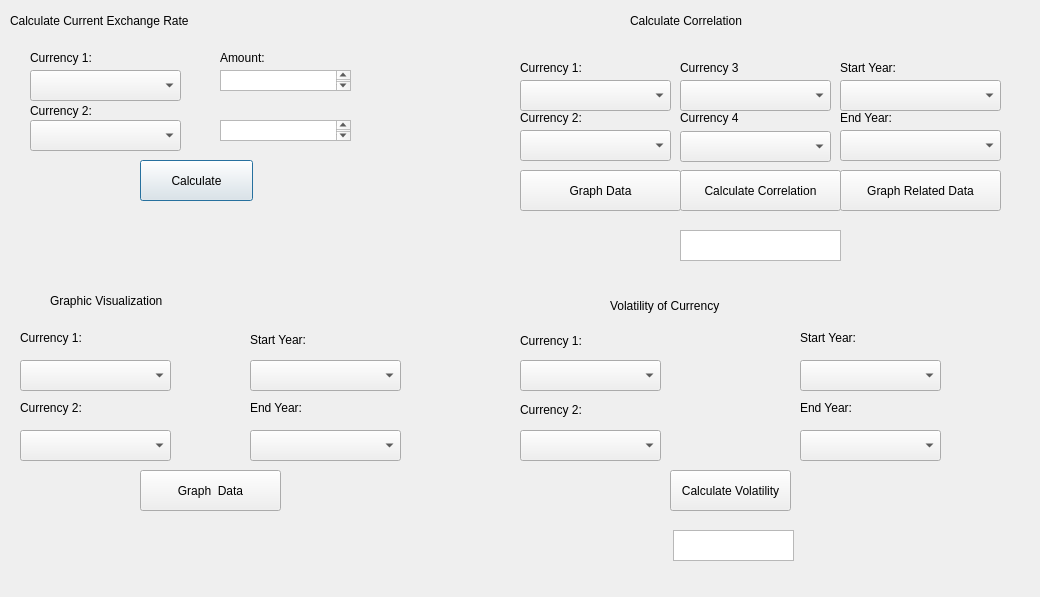
<?xml version="1.0" encoding="UTF-8"?>
<ui version="4.0">
 <class>Dialog</class>
 <widget class="QDialog" name="Dialog">
  <property name="geometry">
   <rect>
    <x>0</x>
    <y>0</y>
    <width>1040</width>
    <height>597</height>
   </rect>
  </property>
  <property name="windowTitle">
   <string>Dialog</string>
  </property>
  <property name="styleSheet">
   <string notr="true"/>
  </property>
  <widget class="QComboBox" name="comboBox">
   <property name="geometry">
    <rect>
     <x>30</x>
     <y>70</y>
     <width>151</width>
     <height>31</height>
    </rect>
   </property>
  </widget>
  <widget class="QComboBox" name="comboBox_2">
   <property name="geometry">
    <rect>
     <x>30</x>
     <y>120</y>
     <width>151</width>
     <height>31</height>
    </rect>
   </property>
  </widget>
  <widget class="QLabel" name="label">
   <property name="geometry">
    <rect>
     <x>10</x>
     <y>0</y>
     <width>531</width>
     <height>41</height>
    </rect>
   </property>
   <property name="styleSheet">
    <string notr="true">font: 26pt &quot;Georgia&quot;;</string>
   </property>
   <property name="text">
    <string>Calculate Current Exchange Rate</string>
   </property>
  </widget>
  <widget class="QPlainTextEdit" name="plainTextEdit">
   <property name="geometry">
    <rect>
     <x>220</x>
     <y>70</y>
     <width>131</width>
     <height>21</height>
    </rect>
   </property>
  </widget>
  <widget class="QPushButton" name="pushButton">
   <property name="geometry">
    <rect>
     <x>140</x>
     <y>160</y>
     <width>113</width>
     <height>41</height>
    </rect>
   </property>
   <property name="text">
    <string>Calculate</string>
   </property>
  </widget>
  <widget class="QTextEdit" name="textEdit">
   <property name="geometry">
    <rect>
     <x>220</x>
     <y>120</y>
     <width>131</width>
     <height>21</height>
    </rect>
   </property>
  </widget>
  <widget class="QLabel" name="label_2">
   <property name="geometry">
    <rect>
     <x>50</x>
     <y>280</y>
     <width>331</width>
     <height>41</height>
    </rect>
   </property>
   <property name="styleSheet">
    <string notr="true">font: 25pt &quot;Georgia&quot;;</string>
   </property>
   <property name="text">
    <string>Graphic Visualization</string>
   </property>
  </widget>
  <widget class="QComboBox" name="comboBox_3">
   <property name="geometry">
    <rect>
     <x>20</x>
     <y>360</y>
     <width>151</width>
     <height>31</height>
    </rect>
   </property>
  </widget>
  <widget class="QComboBox" name="comboBox_4">
   <property name="geometry">
    <rect>
     <x>20</x>
     <y>430</y>
     <width>151</width>
     <height>31</height>
    </rect>
   </property>
  </widget>
  <widget class="QLabel" name="label_3">
   <property name="geometry">
    <rect>
     <x>30</x>
     <y>50</y>
     <width>81</width>
     <height>16</height>
    </rect>
   </property>
   <property name="text">
    <string>Currency 1:</string>
   </property>
  </widget>
  <widget class="QLabel" name="label_4">
   <property name="geometry">
    <rect>
     <x>30</x>
     <y>100</y>
     <width>71</width>
     <height>21</height>
    </rect>
   </property>
   <property name="text">
    <string>Currency 2:</string>
   </property>
  </widget>
  <widget class="QLabel" name="label_5">
   <property name="geometry">
    <rect>
     <x>20</x>
     <y>330</y>
     <width>81</width>
     <height>16</height>
    </rect>
   </property>
   <property name="text">
    <string>Currency 1:</string>
   </property>
  </widget>
  <widget class="QComboBox" name="comboBox_5">
   <property name="geometry">
    <rect>
     <x>250</x>
     <y>360</y>
     <width>151</width>
     <height>31</height>
    </rect>
   </property>
  </widget>
  <widget class="QLabel" name="label_6">
   <property name="geometry">
    <rect>
     <x>250</x>
     <y>330</y>
     <width>71</width>
     <height>20</height>
    </rect>
   </property>
   <property name="text">
    <string>Start Year:</string>
   </property>
  </widget>
  <widget class="QComboBox" name="comboBox_6">
   <property name="geometry">
    <rect>
     <x>250</x>
     <y>430</y>
     <width>151</width>
     <height>31</height>
    </rect>
   </property>
  </widget>
  <widget class="QLabel" name="label_7">
   <property name="geometry">
    <rect>
     <x>20</x>
     <y>400</y>
     <width>81</width>
     <height>16</height>
    </rect>
   </property>
   <property name="text">
    <string>Currency 2:</string>
   </property>
  </widget>
  <widget class="QLabel" name="label_8">
   <property name="geometry">
    <rect>
     <x>250</x>
     <y>400</y>
     <width>60</width>
     <height>16</height>
    </rect>
   </property>
   <property name="text">
    <string>End Year:</string>
   </property>
  </widget>
  <widget class="QPushButton" name="pushButton_2">
   <property name="geometry">
    <rect>
     <x>140</x>
     <y>470</y>
     <width>141</width>
     <height>41</height>
    </rect>
   </property>
   <property name="text">
    <string>Graph  Data</string>
   </property>
  </widget>
  <widget class="QPushButton" name="pushButton_3">
   <property name="geometry">
    <rect>
     <x>840</x>
     <y>170</y>
     <width>161</width>
     <height>41</height>
    </rect>
   </property>
   <property name="text">
    <string>Graph Related Data</string>
   </property>
  </widget>
  <widget class="QPushButton" name="pushButton_4">
   <property name="geometry">
    <rect>
     <x>680</x>
     <y>170</y>
     <width>161</width>
     <height>41</height>
    </rect>
   </property>
   <property name="text">
    <string>Calculate Correlation</string>
   </property>
  </widget>
  <widget class="QLabel" name="label_10">
   <property name="geometry">
    <rect>
     <x>220</x>
     <y>50</y>
     <width>60</width>
     <height>16</height>
    </rect>
   </property>
   <property name="text">
    <string>Amount:</string>
   </property>
  </widget>
  <widget class="QLabel" name="label_16">
   <property name="geometry">
    <rect>
     <x>630</x>
     <y>0</y>
     <width>321</width>
     <height>41</height>
    </rect>
   </property>
   <property name="styleSheet">
    <string notr="true">font: 25pt &quot;Georgia&quot;;</string>
   </property>
   <property name="text">
    <string>Calculate Correlation</string>
   </property>
  </widget>
  <widget class="QComboBox" name="comboBox_11">
   <property name="geometry">
    <rect>
     <x>520</x>
     <y>80</y>
     <width>151</width>
     <height>31</height>
    </rect>
   </property>
  </widget>
  <widget class="QLabel" name="label_17">
   <property name="geometry">
    <rect>
     <x>520</x>
     <y>60</y>
     <width>81</width>
     <height>16</height>
    </rect>
   </property>
   <property name="text">
    <string>Currency 1:</string>
   </property>
  </widget>
  <widget class="QLabel" name="label_18">
   <property name="geometry">
    <rect>
     <x>520</x>
     <y>110</y>
     <width>81</width>
     <height>16</height>
    </rect>
   </property>
   <property name="text">
    <string>Currency 2:</string>
   </property>
  </widget>
  <widget class="QComboBox" name="comboBox_12">
   <property name="geometry">
    <rect>
     <x>520</x>
     <y>130</y>
     <width>151</width>
     <height>31</height>
    </rect>
   </property>
  </widget>
  <widget class="QPushButton" name="pushButton_7">
   <property name="geometry">
    <rect>
     <x>520</x>
     <y>170</y>
     <width>161</width>
     <height>41</height>
    </rect>
   </property>
   <property name="text">
    <string>Graph Data</string>
   </property>
  </widget>
  <widget class="QComboBox" name="comboBox_15">
   <property name="geometry">
    <rect>
     <x>840</x>
     <y>130</y>
     <width>161</width>
     <height>31</height>
    </rect>
   </property>
  </widget>
  <widget class="QLabel" name="label_23">
   <property name="geometry">
    <rect>
     <x>840</x>
     <y>110</y>
     <width>71</width>
     <height>16</height>
    </rect>
   </property>
   <property name="text">
    <string>End Year:</string>
   </property>
  </widget>
  <widget class="QComboBox" name="comboBox_16">
   <property name="geometry">
    <rect>
     <x>840</x>
     <y>80</y>
     <width>161</width>
     <height>31</height>
    </rect>
   </property>
  </widget>
  <widget class="QLabel" name="label_24">
   <property name="geometry">
    <rect>
     <x>840</x>
     <y>60</y>
     <width>71</width>
     <height>16</height>
    </rect>
   </property>
   <property name="text">
    <string>Start Year:</string>
   </property>
  </widget>
  <widget class="QTextEdit" name="textEdit_2">
   <property name="geometry">
    <rect>
     <x>680</x>
     <y>230</y>
     <width>161</width>
     <height>31</height>
    </rect>
   </property>
  </widget>
  <widget class="QComboBox" name="comboBox_13">
   <property name="geometry">
    <rect>
     <x>680</x>
     <y>80</y>
     <width>151</width>
     <height>31</height>
    </rect>
   </property>
  </widget>
  <widget class="QComboBox" name="comboBox_14">
   <property name="geometry">
    <rect>
     <x>680</x>
     <y>131</y>
     <width>151</width>
     <height>31</height>
    </rect>
   </property>
  </widget>
  <widget class="QLabel" name="label_9">
   <property name="geometry">
    <rect>
     <x>680</x>
     <y>60</y>
     <width>61</width>
     <height>16</height>
    </rect>
   </property>
   <property name="text">
    <string>Currency 3</string>
   </property>
  </widget>
  <widget class="QLabel" name="label_19">
   <property name="geometry">
    <rect>
     <x>680</x>
     <y>110</y>
     <width>61</width>
     <height>16</height>
    </rect>
   </property>
   <property name="text">
    <string>Currency 4</string>
   </property>
  </widget>
  <widget class="QLabel" name="label_11">
   <property name="geometry">
    <rect>
     <x>610</x>
     <y>280</y>
     <width>311</width>
     <height>51</height>
    </rect>
   </property>
   <property name="styleSheet">
    <string notr="true">font:24pt &quot;Georgia&quot;;</string>
   </property>
   <property name="text">
    <string>Volatility of Currency</string>
   </property>
  </widget>
  <widget class="QLabel" name="label_12">
   <property name="geometry">
    <rect>
     <x>520</x>
     <y>330</y>
     <width>71</width>
     <height>21</height>
    </rect>
   </property>
   <property name="text">
    <string>Currency 1:</string>
   </property>
  </widget>
  <widget class="QLabel" name="label_13">
   <property name="geometry">
    <rect>
     <x>520</x>
     <y>400</y>
     <width>61</width>
     <height>20</height>
    </rect>
   </property>
   <property name="text">
    <string>Currency 2:</string>
   </property>
  </widget>
  <widget class="QComboBox" name="comboBox_7">
   <property name="geometry">
    <rect>
     <x>520</x>
     <y>360</y>
     <width>141</width>
     <height>31</height>
    </rect>
   </property>
  </widget>
  <widget class="QComboBox" name="comboBox_8">
   <property name="geometry">
    <rect>
     <x>520</x>
     <y>430</y>
     <width>141</width>
     <height>31</height>
    </rect>
   </property>
  </widget>
  <widget class="QComboBox" name="comboBox_9">
   <property name="geometry">
    <rect>
     <x>800</x>
     <y>360</y>
     <width>141</width>
     <height>31</height>
    </rect>
   </property>
  </widget>
  <widget class="QComboBox" name="comboBox_10">
   <property name="geometry">
    <rect>
     <x>800</x>
     <y>430</y>
     <width>141</width>
     <height>31</height>
    </rect>
   </property>
  </widget>
  <widget class="QLabel" name="label_14">
   <property name="geometry">
    <rect>
     <x>800</x>
     <y>330</y>
     <width>81</width>
     <height>16</height>
    </rect>
   </property>
   <property name="text">
    <string>Start Year:</string>
   </property>
  </widget>
  <widget class="QLabel" name="label_15">
   <property name="geometry">
    <rect>
     <x>800</x>
     <y>400</y>
     <width>81</width>
     <height>16</height>
    </rect>
   </property>
   <property name="text">
    <string>End Year:</string>
   </property>
  </widget>
  <widget class="QPushButton" name="pushButton_5">
   <property name="geometry">
    <rect>
     <x>670</x>
     <y>470</y>
     <width>121</width>
     <height>41</height>
    </rect>
   </property>
   <property name="text">
    <string>Calculate Volatility</string>
   </property>
  </widget>
  <widget class="QTextEdit" name="textEdit_3">
   <property name="geometry">
    <rect>
     <x>673</x>
     <y>530</y>
     <width>121</width>
     <height>31</height>
    </rect>
   </property>
  </widget>
 </widget>
 <resources/>
 <connections/>
</ui>
